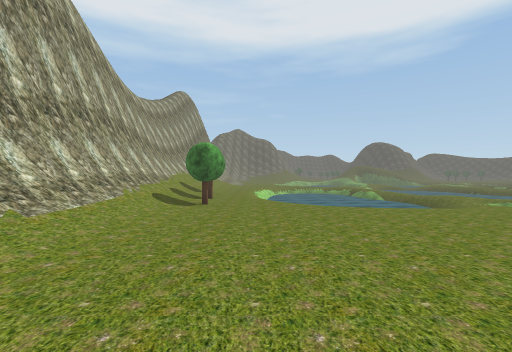
view 1 (above)

17 first-person views from a walk through a scene from a Unity 3-D project. The camera is 1.5 m above the floor, looks level and sees 85° across. The floor is counted in squares, 2 m on a side. Each view is taken from the middle of a square. On the plan, view 1 faces up. The plan holds only what a view shows up to about 10 squares ahead; the rest is blank. The place goes on beyond the plan. Some trees and plants on the terrain are drawn as simple stand-ins. The player character is not drawn. Some surface patterns are stand-ins.

view 2
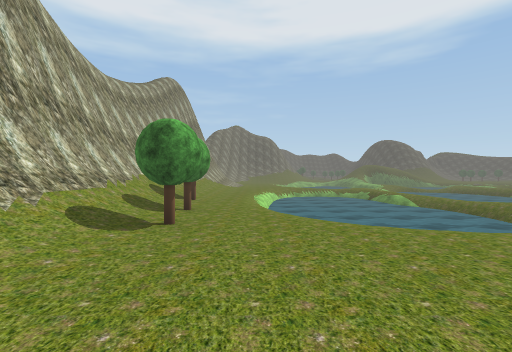

view 3
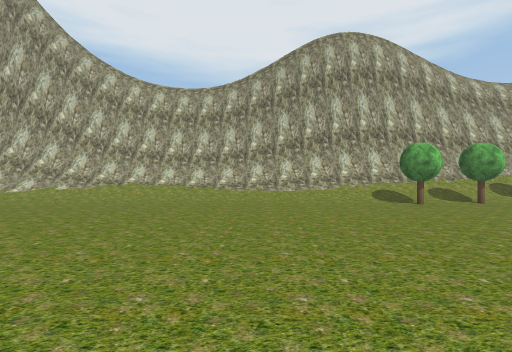

view 4
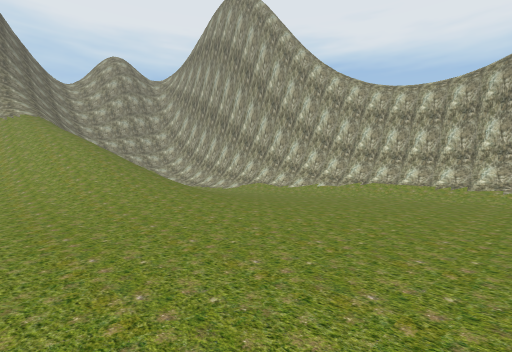

view 5
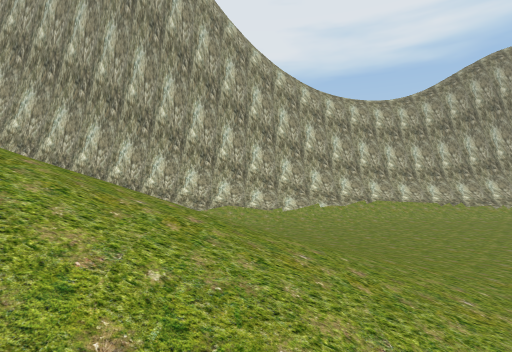

view 6
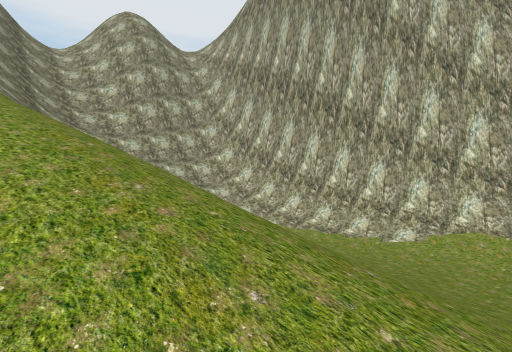

view 7
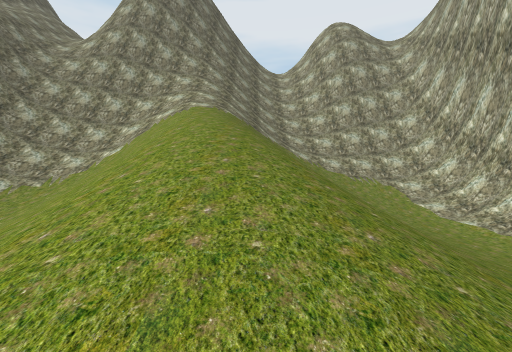

view 8
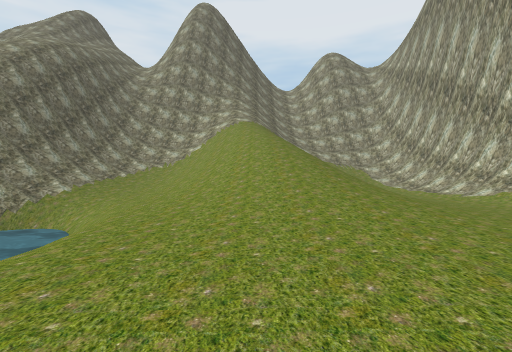

view 9
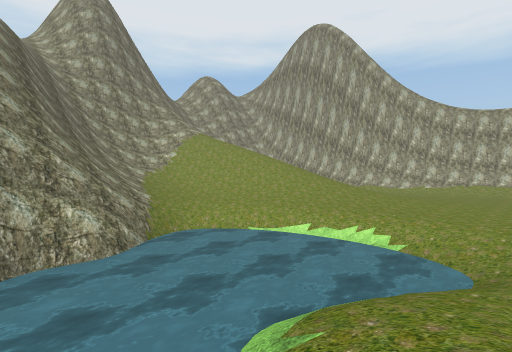

view 10
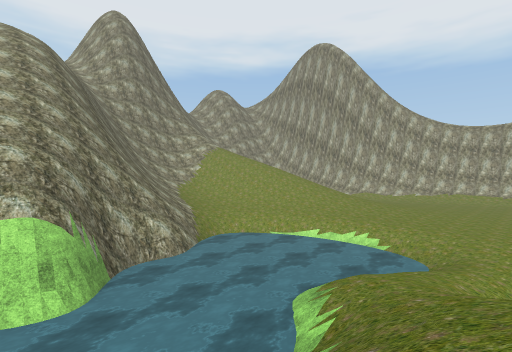

view 11
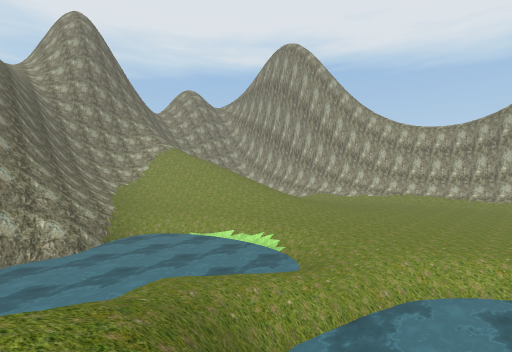

view 12
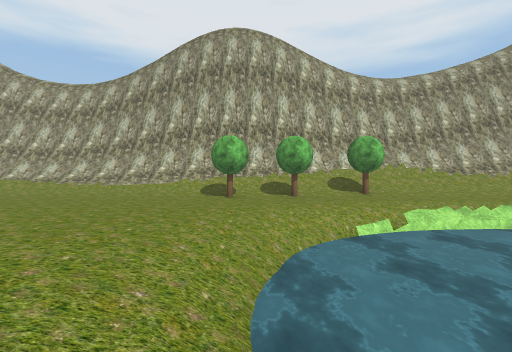

view 13
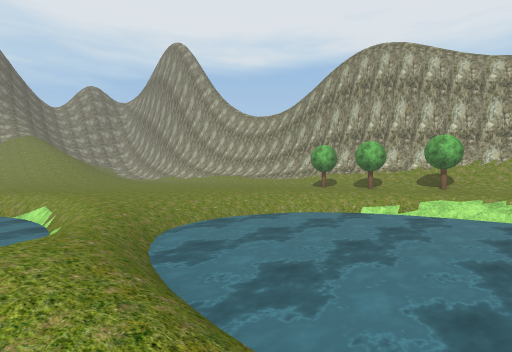

view 14
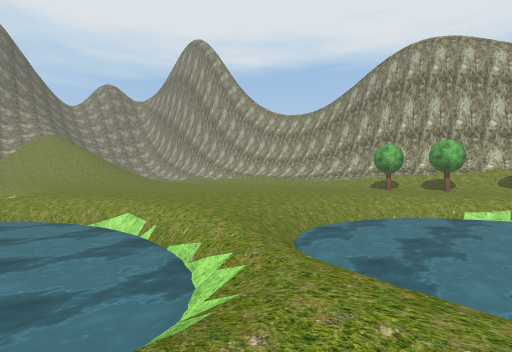

view 15
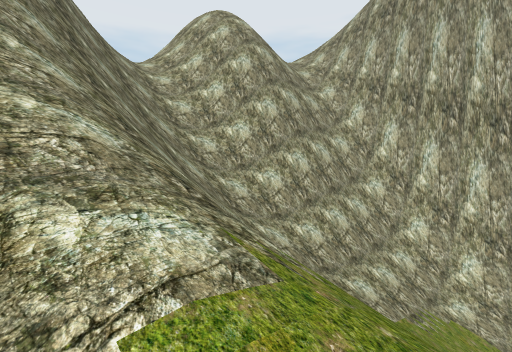

view 16
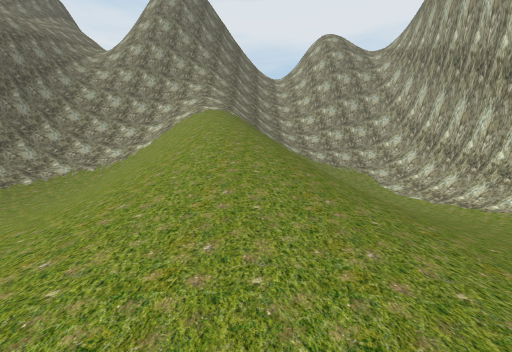

view 17
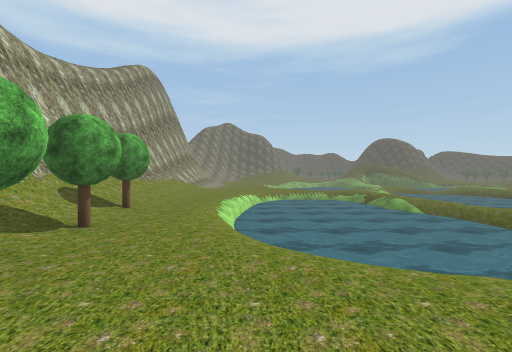

### Floor plan
Key: @ floor where view 1 was taken; # wall or solid block; . main floor; : floor 0.75 m higher than the main floor; + floor 1.5 m higher than the main floor; / step, stairs or slope; = window, fence, low wall or low ledge; ~ water the walk can cross; ≈ water the walk keeps out of; v drop or lower ground; T tree.
Columns run from 4 left of view 1 to 16 right of it. Each row starts with its distance up from view 1.
 15 ##/..≈≈≈≈≈≈.
 14 #/...≈≈≈≈≈≈/
 13 #/...≈≈≈≈≈≈≈/
 12 #/...≈≈≈≈≈≈≈/
 11 #/T..≈≈≈≈≈≈≈./
 10 #/...≈≈≈≈≈≈//.
  9 #/T../≈≈≈≈~.≈≈
  8 ##....//~///≈≈
  7 ##.T.......≈≈≈
  6 #/.........≈≈≈
  5 #/........./≈≈
  4 #/........./≈≈≈   /
  3 #/........../≈≈≈ ≈+
  2 #/...........//≈≈// /
  1 #/...........//..//
  0 #/..@......./≈~///≈
 -1 #/........../≈≈≈~≈≈≈
 -2 #/..........≈≈≈≈≈≈≈≈≈
 -3 #/.....:::../≈≈≈≈≈≈≈≈
 -4 ##/...:/+//./≈≈≈≈≈≈vv
 -5  #/...///////≈≈≈vvv//
 -6  #/...//////.////#v//
 -7  #/...///////.///#v//
 -8  ##/./ //////://##v//
 -9  ##/./  ////////#vv//
-10   #/:/  ///////##vv/
-11   #//// ///////##v
-12   #//////////###vv
-13   ##////////###vvv
-14   ####/////=# vvv=
-15     ##//####
-16      ##/###
-17      ##/##
-18      ##/#
-19      ##/#
-20      #/

Where each view was taken, in squares from view 1:
view 1: 0 up, 0 right, facing up
view 2: 3 up, 0 right, facing up
view 3: 3 up, 6 right, facing left
view 4: 3 up, 7 right, facing down-left
view 5: 5 down, 6 right, facing left
view 6: 5 down, 5 right, facing down-left
view 7: 4 down, 4 right, facing down
view 8: 1 up, 5 right, facing down
view 9: 1 up, 14 right, facing down-left
view 10: 2 up, 16 right, facing down-left
view 11: 4 up, 14 right, facing down-left
view 12: 8 up, 6 right, facing left
view 13: 13 up, 8 right, facing down-left
view 14: 11 up, 9 right, facing down-left
view 15: 11 down, 6 right, facing down-left
view 16: 2 down, 4 right, facing down
view 17: 5 up, 1 right, facing up
